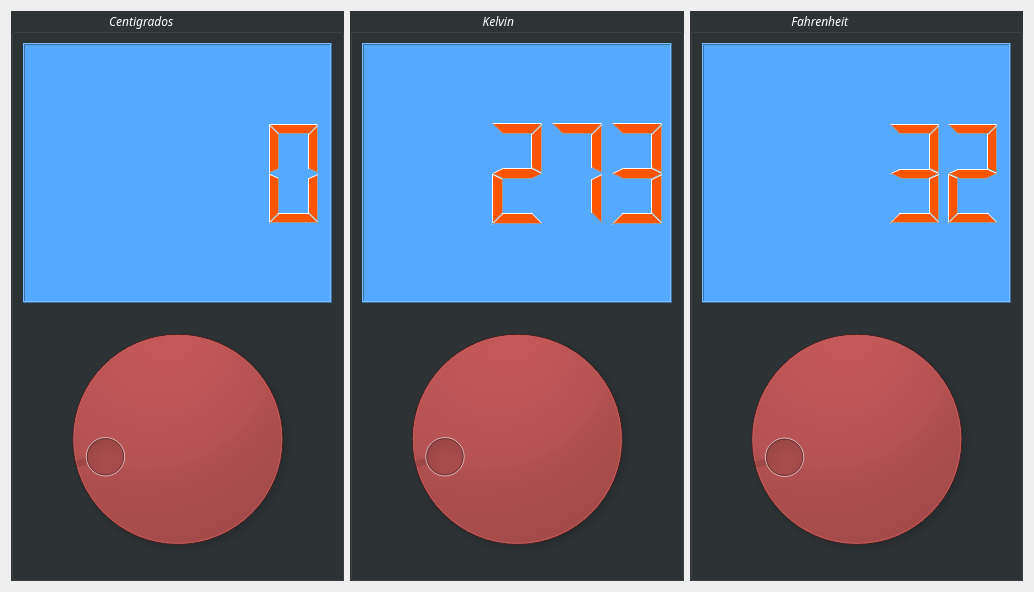
<?xml version="1.0" encoding="UTF-8"?>
<ui version="4.0">
 <class>Conversor</class>
 <widget class="QDialog" name="Conversor">
  <property name="geometry">
   <rect>
    <x>0</x>
    <y>0</y>
    <width>1034</width>
    <height>592</height>
   </rect>
  </property>
  <property name="font">
   <font>
    <family>Ubuntu Mono</family>
    <italic>true</italic>
   </font>
  </property>
  <property name="cursor">
   <cursorShape>ArrowCursor</cursorShape>
  </property>
  <property name="windowTitle">
   <string>Conversor</string>
  </property>
  <property name="layoutDirection">
   <enum>Qt::LeftToRight</enum>
  </property>
  <property name="styleSheet">
   <string notr="true">color: rgb(255, 255, 255);</string>
  </property>
  <layout class="QHBoxLayout" name="horizontalLayout">
   <item>
    <widget class="QGroupBox" name="groupBox">
     <property name="styleSheet">
      <string notr="true">background-color: rgb(46, 52, 54);</string>
     </property>
     <property name="title">
      <string>                               Centigrados</string>
     </property>
     <layout class="QVBoxLayout" name="verticalLayout">
      <item>
       <widget class="QLCDNumber" name="outCent">
        <property name="cursor">
         <cursorShape>BlankCursor</cursorShape>
        </property>
        <property name="styleSheet">
         <string notr="true">color: rgb(255, 85, 0);
background-color: rgb(85, 170, 255);</string>
        </property>
       </widget>
      </item>
      <item>
       <widget class="QDial" name="inCent">
        <property name="styleSheet">
         <string notr="true">background-color: rgb(85, 0, 0);</string>
        </property>
        <property name="minimum">
         <number>-18</number>
        </property>
       </widget>
      </item>
     </layout>
    </widget>
   </item>
   <item>
    <widget class="QGroupBox" name="groupBox_3">
     <property name="styleSheet">
      <string notr="true">background-color: rgb(46, 52, 54);</string>
     </property>
     <property name="title">
      <string>                                          Kelvin</string>
     </property>
     <layout class="QVBoxLayout" name="verticalLayout_3">
      <item>
       <widget class="QLCDNumber" name="outKel">
        <property name="cursor">
         <cursorShape>BlankCursor</cursorShape>
        </property>
        <property name="styleSheet">
         <string notr="true">color: rgb(255, 85, 0);
background-color: rgb(85, 170, 255);</string>
        </property>
        <property name="intValue" stdset="0">
         <number>273</number>
        </property>
       </widget>
      </item>
      <item>
       <widget class="QDial" name="inKel">
        <property name="layoutDirection">
         <enum>Qt::LeftToRight</enum>
        </property>
        <property name="styleSheet">
         <string notr="true">background-color: rgb(85, 0, 0);
alternate-background-color: rgb(255, 255, 255);
border-top-color: rgb(255, 255, 255);</string>
        </property>
        <property name="minimum">
         <number>255</number>
        </property>
        <property name="maximum">
         <number>372</number>
        </property>
        <property name="value">
         <number>273</number>
        </property>
        <property name="sliderPosition">
         <number>273</number>
        </property>
        <property name="notchTarget">
         <double>3.699999999999999</double>
        </property>
       </widget>
      </item>
     </layout>
    </widget>
   </item>
   <item>
    <widget class="QGroupBox" name="groupBox_2">
     <property name="styleSheet">
      <string notr="true">background-color: rgb(46, 52, 54);</string>
     </property>
     <property name="title">
      <string>                                Fahrenheit</string>
     </property>
     <layout class="QVBoxLayout" name="verticalLayout_2">
      <item>
       <widget class="QLCDNumber" name="outFah">
        <property name="cursor">
         <cursorShape>BlankCursor</cursorShape>
        </property>
        <property name="styleSheet">
         <string notr="true">color: rgb(255, 85, 0);
background-color: rgb(85, 170, 255);</string>
        </property>
        <property name="intValue" stdset="0">
         <number>32</number>
        </property>
       </widget>
      </item>
      <item>
       <widget class="QDial" name="inFah">
        <property name="layoutDirection">
         <enum>Qt::LeftToRight</enum>
        </property>
        <property name="styleSheet">
         <string notr="true">color: rgb(85, 0, 0);
background-color: rgb(85, 0, 0);</string>
        </property>
        <property name="maximum">
         <number>210</number>
        </property>
        <property name="value">
         <number>32</number>
        </property>
        <property name="sliderPosition">
         <number>32</number>
        </property>
        <property name="notchTarget">
         <double>3.699999999999999</double>
        </property>
       </widget>
      </item>
     </layout>
    </widget>
   </item>
  </layout>
 </widget>
 <resources/>
 <connections>
  <connection>
   <sender>inCent</sender>
   <signal>valueChanged(int)</signal>
   <receiver>outCent</receiver>
   <slot>display(int)</slot>
   <hints>
    <hint type="sourcelabel">
     <x>147</x>
     <y>578</y>
    </hint>
    <hint type="destinationlabel">
     <x>122</x>
     <y>125</y>
    </hint>
   </hints>
  </connection>
  <connection>
   <sender>inFah</sender>
   <signal>valueChanged(int)</signal>
   <receiver>outFah</receiver>
   <slot>display(int)</slot>
   <hints>
    <hint type="sourcelabel">
     <x>1024</x>
     <y>578</y>
    </hint>
    <hint type="destinationlabel">
     <x>1024</x>
     <y>173</y>
    </hint>
   </hints>
  </connection>
  <connection>
   <sender>inKel</sender>
   <signal>valueChanged(int)</signal>
   <receiver>outKel</receiver>
   <slot>display(int)</slot>
   <hints>
    <hint type="sourcelabel">
     <x>679</x>
     <y>578</y>
    </hint>
    <hint type="destinationlabel">
     <x>527</x>
     <y>118</y>
    </hint>
   </hints>
  </connection>
 </connections>
</ui>
